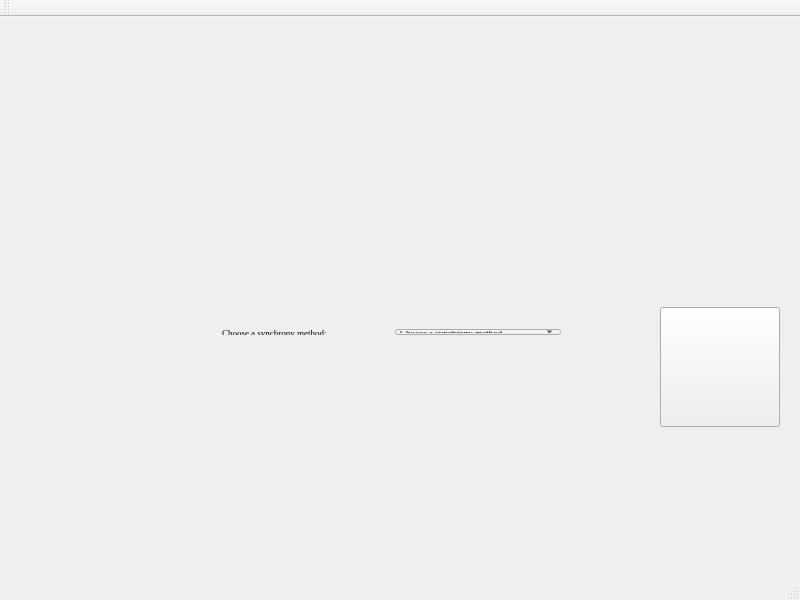
<?xml version="1.0" encoding="UTF-8"?>
<ui version="4.0">
 <class>MainWindow</class>
 <widget class="QMainWindow" name="MainWindow">
  <property name="geometry">
   <rect>
    <x>0</x>
    <y>0</y>
    <width>800</width>
    <height>600</height>
   </rect>
  </property>
  <property name="windowTitle">
   <string>Synthetical Acoustic System Debugger</string>
  </property>
  <property name="animated">
   <bool>true</bool>
  </property>
  <widget class="QWidget" name="centralWidget">
   <widget class="QWidget" name="curveWidget" native="true">
    <property name="geometry">
     <rect>
      <x>0</x>
      <y>0</y>
      <width>450</width>
      <height>300</height>
     </rect>
    </property>
   </widget>
   <widget class="QPushButton" name="outputButton">
    <property name="geometry">
     <rect>
      <x>660</x>
      <y>290</y>
      <width>120</width>
      <height>120</height>
     </rect>
    </property>
    <property name="font">
     <font>
      <pointsize>28</pointsize>
      <weight>75</weight>
      <bold>true</bold>
     </font>
    </property>
    <property name="text">
     <string/>
    </property>
    <property name="iconSize">
     <size>
      <width>100</width>
      <height>100</height>
     </size>
    </property>
   </widget>
   <widget class="QWidget" name="parameterPanelWidget" native="true">
    <property name="geometry">
     <rect>
      <x>410</x>
      <y>0</y>
      <width>350</width>
      <height>300</height>
     </rect>
    </property>
    <property name="font">
     <font>
      <family>Times</family>
      <pointsize>10</pointsize>
     </font>
    </property>
   </widget>
   <widget class="QLabel" name="logoLabel">
    <property name="geometry">
     <rect>
      <x>10</x>
      <y>290</y>
      <width>128</width>
      <height>128</height>
     </rect>
    </property>
    <property name="text">
     <string/>
    </property>
   </widget>
   <widget class="QWidget" name="">
    <property name="geometry">
     <rect>
      <x>211</x>
      <y>301</y>
      <width>361</width>
      <height>28</height>
     </rect>
    </property>
    <layout class="QHBoxLayout" name="horizontalLayout">
     <item>
      <widget class="QLabel" name="label_10">
       <property name="font">
        <font>
         <family>Times</family>
         <pointsize>7</pointsize>
        </font>
       </property>
       <property name="text">
        <string>Choose a synchrony method:</string>
       </property>
      </widget>
     </item>
     <item>
      <widget class="QComboBox" name="comboBox">
       <property name="font">
        <font>
         <family>Times</family>
         <pointsize>7</pointsize>
        </font>
       </property>
       <item>
        <property name="text">
         <string>Choose a synchrony method</string>
        </property>
       </item>
       <item>
        <property name="text">
         <string>a</string>
        </property>
       </item>
       <item>
        <property name="text">
         <string>b</string>
        </property>
       </item>
       <item>
        <property name="text">
         <string>c</string>
        </property>
       </item>
      </widget>
     </item>
    </layout>
   </widget>
   <zorder>layoutWidget</zorder>
   <zorder>curveWidget</zorder>
   <zorder>outputButton</zorder>
   <zorder>parameterPanelWidget</zorder>
   <zorder>logoLabel</zorder>
  </widget>
  <widget class="QToolBar" name="mainToolBar">
   <property name="enabled">
    <bool>true</bool>
   </property>
   <attribute name="toolBarArea">
    <enum>TopToolBarArea</enum>
   </attribute>
   <attribute name="toolBarBreak">
    <bool>false</bool>
   </attribute>
  </widget>
  <widget class="QStatusBar" name="statusBar">
   <property name="enabled">
    <bool>false</bool>
   </property>
  </widget>
 </widget>
 <layoutdefault spacing="6" margin="11"/>
 <resources/>
 <connections/>
</ui>
